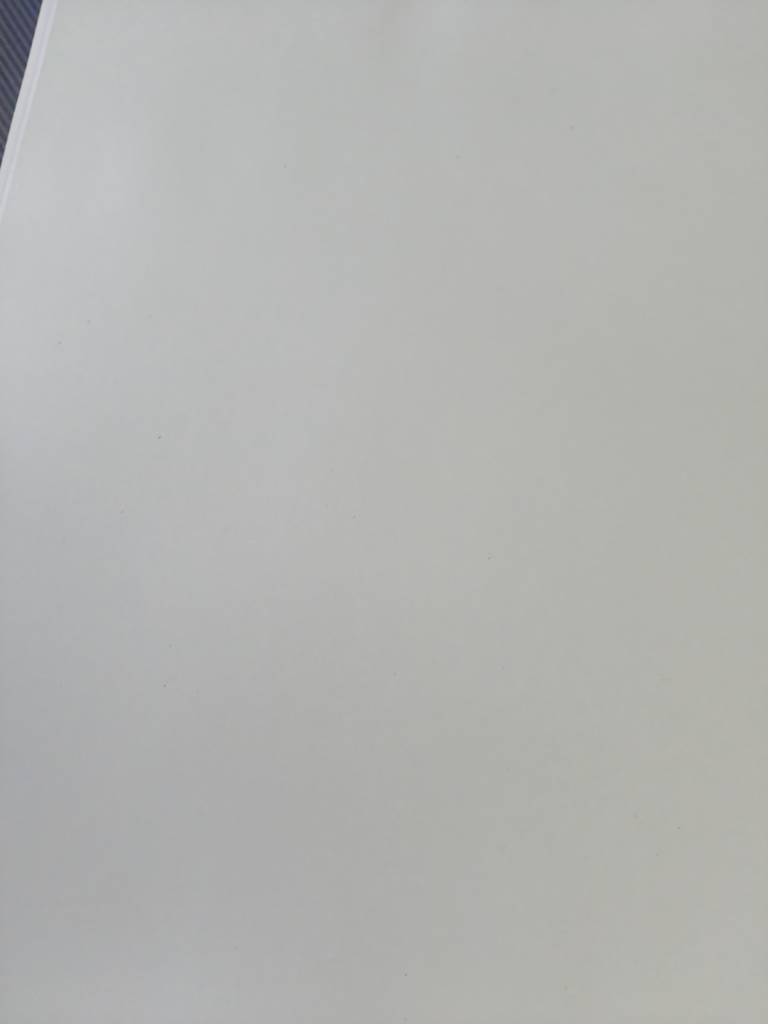
#> input picture Ai Module/white_reference.jpg, 3072 x 4096 px, found by its file name (shown at 1/4 size)
$ python image_processing.py
#> lines starting #> are read from the running program, lines starting #| are printed output that depends on the picture
"""
NeoScan – Final Eye-Based Calibrated Image Processing Pipeline
-----------------------------------------------------------------
Flow:
1. User logs in (handled in frontend, assumed complete)
2. User captures WHITE reference image (same lighting)
3. User captures EYE (sclera) image
4. System performs white calibration
5. Extracts multi–color space features
6. Outputs ML-ready feature vector

This file focuses ONLY on image processing + feature generation.
No ML training is done here.
"""

import cv2
import numpy as np

# -----------------------------------------------------
# Utility Functions
# -----------------------------------------------------

def load_image(path):
#> called with path = 'white_reference.jpg'
    img = cv2.imread(path)
#> img is the input picture: shape (4096, 3072, 3); mean B, G, R 177.7, 179.9, 179.1
    if img is None:
        raise ValueError(f"Image not found at {path}")
    return img


def preprocess(image):
    # Resize image to manageable size
    max_size = 512
#> max_size = 512

    height, width = image.shape[:2]
#> height = 4096; width = 3072

    if max(height, width) > max_size:
        scale = max_size / max(height, width)
#> scale = 0.125
        new_width = int(width * scale)
#> new_width = 384
        new_height = int(height * scale)
#> new_height = 512
        image = cv2.resize(image, (new_width, new_height))
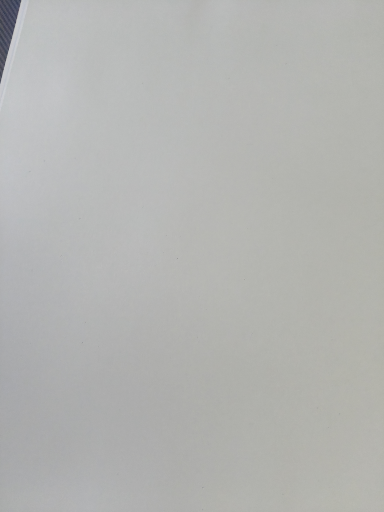
#> image: shape (512, 384, 3); mean of channels 0, 1, 2 177.8, 180.1, 179.2; drawn as B, G, R

    # Apply blur after resizing
    image = cv2.GaussianBlur(image, (5, 5), 0)

    return image


# -----------------------------------------------------
# White Calibration
# -----------------------------------------------------

# [171 lines left out: functions compute_white_reference, apply_white_balance, extract_features, segment_sclera, process_pipeline, not called in this run]

# -----------------------------------------------------
# Main Pipeline
# -----------------------------------------------------

if __name__ == "__main__":

    print("\n--- NeoScan Eye Calibration Pipeline ---")

    # Step 1: Load images
    white_path = "white_reference.jpg"
    eye_path = "eye_image.jpg"

    white_img = preprocess(load_image(white_path))
    eye_img = preprocess(load_image(eye_path))
#> (the run stopped early here; a loop or call above may not have finished)
